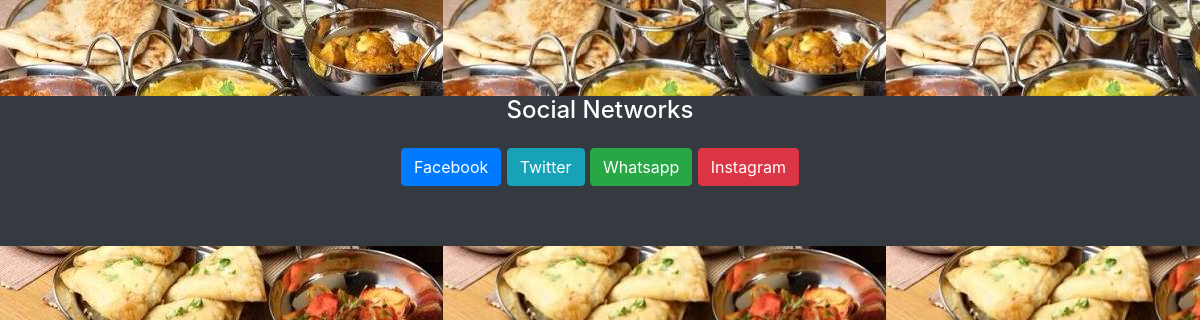
The page /admin/view_list.php?item=Jamaican itals on the database as committed earlier.
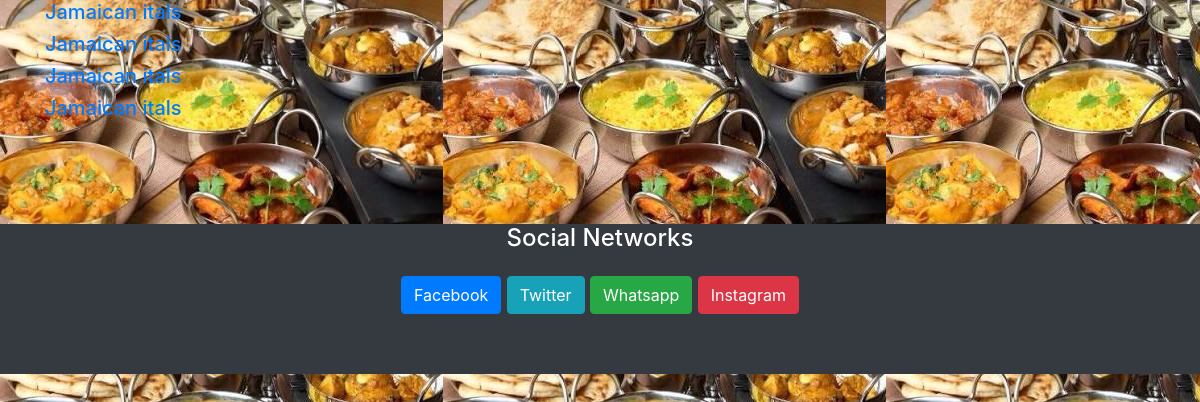
The same page on the database as committed later.
### tables this page shows
CREATE TABLE `orders` (
  `id` int(11) NOT NULL,
  `name` varchar(100) NOT NULL,
  `price` decimal(50,2) NOT NULL,
  `quant` int(100) NOT NULL,
  `tot_cost` decimal(50,2) NOT NULL,
  `customer` varchar(100) NOT NULL,
  `address` varchar(250) NOT NULL,
  `tabl` varchar(100) NOT NULL,
  `time_order` datetime DEFAULT CURRENT_TIMESTAMP ON UPDATE CURRENT_TIMESTAMP,
  `archive` tinyint(4) NOT NULL DEFAULT '1',
  `delivery` tinyint(11) NOT NULL DEFAULT '0'
);

### admin/view_list.php (the view)
<?php
require('connect.php');
if (isset($_GET['item'])) {
	$it_name =(string)$_GET['item'];
	$items_sql = $conn->query("SELECT * FROM orders WHERE name = '$it_name'");
}
 ?>
<?php include 'incl/header.php'; ?>
<div class="container">
	<div class="row">
		<div class="col-md-3">
			<?php 	while($item_res = mysqli_fetch_assoc($items_sql)): ?>
			<h5><a href="view_list.php?item= <?=$item_res['name']  ?> "><?=$item_res['name'] ?></a></h5>
			<?php 	endwhile ?>
		</div>
	</div>
</div>
<?php include 'incl/footer.php'; ?>

Rows that differ between the two databases and show on the page:
added orders: name "Jamaican itals"
added orders: name "Jamaican itals"
added orders: name "Jamaican itals"
added orders: name "Jamaican itals"
